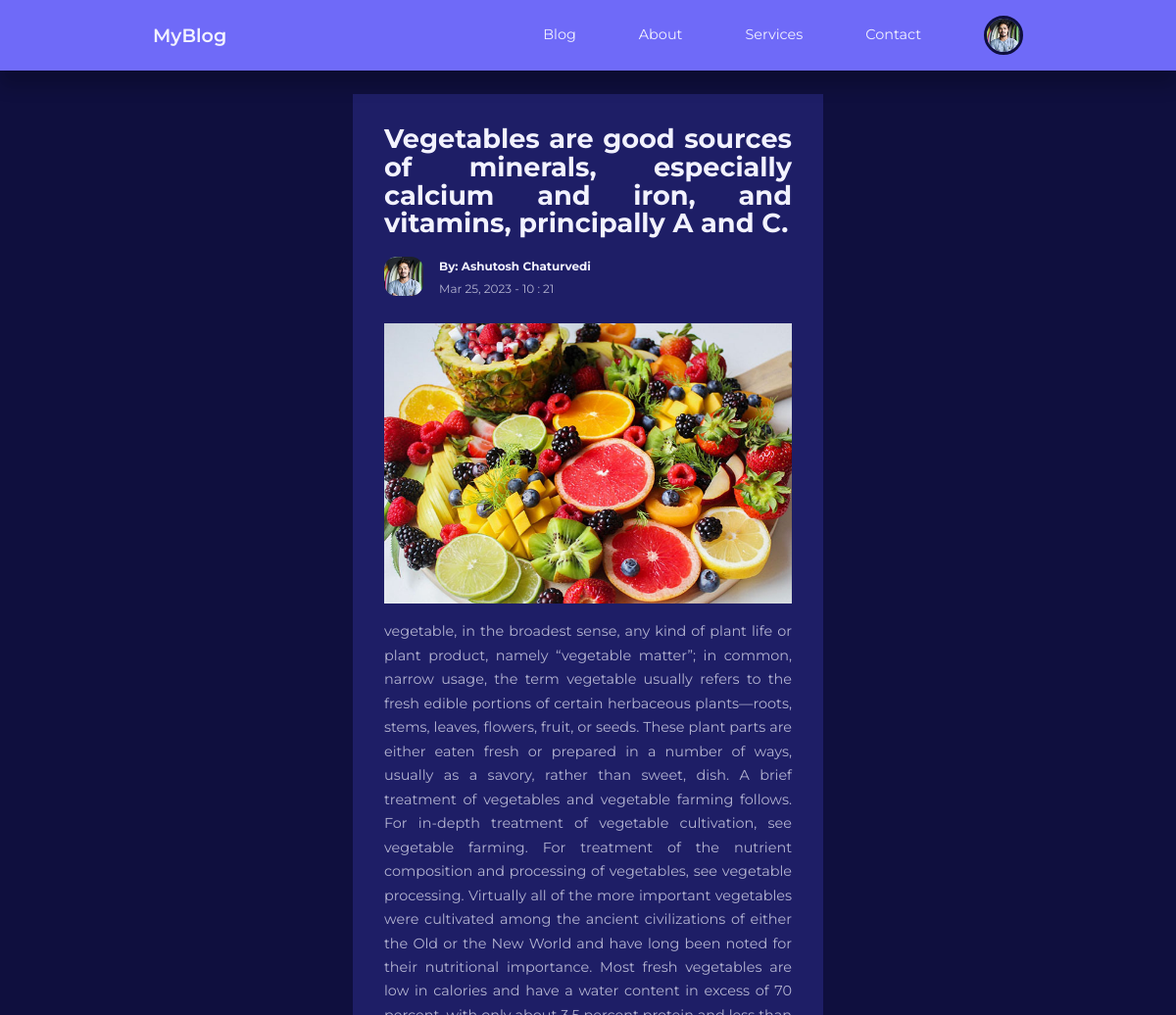
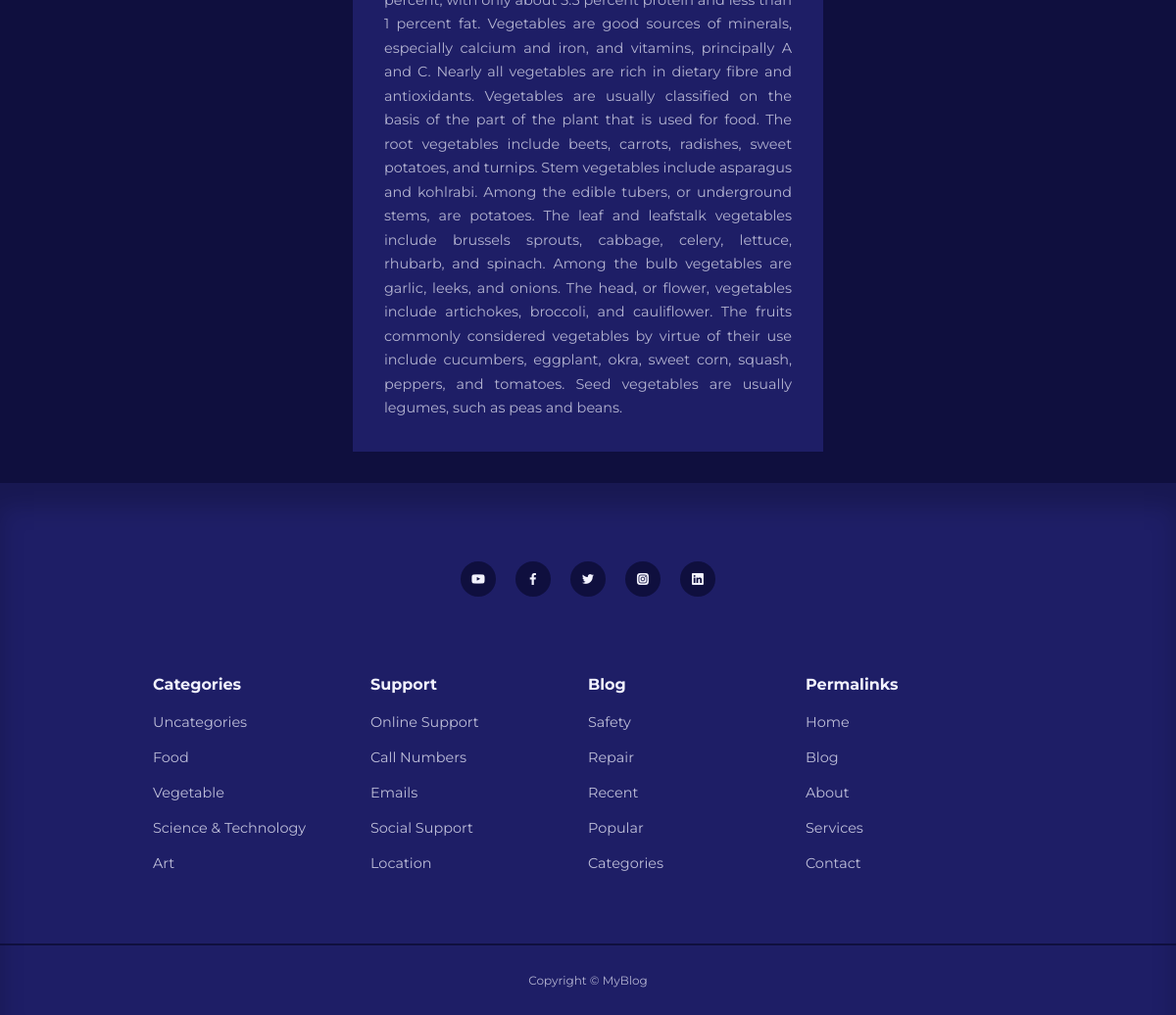
Screenshot of /post.php?id=2 (signed in) with the database file from the repository (2 pictures, top to bottom).
### tables this page shows
CREATE TABLE IF NOT EXISTS `users` (
  `id` int UNSIGNED NOT NULL AUTO_INCREMENT,
  `firstname` varchar(50) NOT NULL,
  `lastname` varchar(50) NOT NULL,
  `username` varchar(50) NOT NULL,
  `email` varchar(100) NOT NULL,
  `password` varchar(255) NOT NULL,
  `avatar` varchar(255) NOT NULL,
  `is_admin` tinyint(1) NOT NULL,
  PRIMARY KEY (`id`)
);

CREATE TABLE IF NOT EXISTS `posts` (
  `id` int UNSIGNED NOT NULL AUTO_INCREMENT,
  `title` varchar(255) NOT NULL,
  `body` text NOT NULL,
  `thumbnail` varchar(255) NOT NULL,
  `date_time` timestamp NOT NULL DEFAULT CURRENT_TIMESTAMP,
  `category_id` int UNSIGNED DEFAULT NULL,
  `author_id` int UNSIGNED NOT NULL,
  `is_featured` tinyint(1) NOT NULL,
  PRIMARY KEY (`id`),
  KEY `fk_blog_category` (`category_id`),
  KEY `fk_blog_author` (`author_id`)
);

CREATE TABLE IF NOT EXISTS `categories` (
  `id` int UNSIGNED NOT NULL AUTO_INCREMENT,
  `title` varchar(50) NOT NULL,
  `description` text NOT NULL,
  PRIMARY KEY (`id`)
);

### post.php (the view)
<?php
include 'partials/header.php';
if (isset($_GET['id'])) {
    $id = filter_var($_GET['id'], FILTER_SANITIZE_NUMBER_INT);
    $query = "SELECT * FROM posts WHERE id =$id;";
    $result = mysqli_query($conn, $query);
    $posts = mysqli_fetch_assoc($result);
} else {
    header('location' . ROOT_URL . 'blog.php');
    die();
}
?>
<section class="singlepost">
    <div class="container singlepost_container">
        <h2><?= $posts['title'] ?></h2>
        <div class="post_author">
            <?php
            $author_id = $posts['author_id'];
            $author_query = "SELECT * FROM users WHERE id= $author_id;";
            $author_result = mysqli_query($conn, $author_query);
            $author = mysqli_fetch_assoc($author_result);
            ?>
            <div class="post_author-avatar">
                <img src="./images/<?= $author['avatar'] ?>" />
            </div>
            <div class="post_author-info">
                <h5>By: <?= "{$author['firstname']} {$author['lastname']}" ?></h5>
                <small>
                    <?= date("M d, Y - H : i", strtotime($posts['date_time'])) ?>
                </small>
            </div>
        </div>
        <div class="singlepost_thumbnail">
            <img src="./images/thumbnail/<?= $posts['thumbnail'] ?>">
        </div>
        <p>
            <?= $posts['body'] ?>
        </p>
    </div>
</section>
<?php
include 'partials/footer.php';
?>

### partials/header.php (shortened to what this page needs)
<?php
require 'config/database.php';
if (isset($_SESSION['user_id'])) {
    $id = filter_var($_SESSION['user_id'], FILTER_SANITIZE_NUMBER_INT);
    $query = "SELECT avatar FROM users WHERE id=$id";
    $result = mysqli_query($conn, $query);
    $avatar = mysqli_fetch_assoc($result);
}
?>
<!DOCTYPE html>
<html lang="en">
<head>
    <link rel="stylesheet" href="<?= ROOT_URL ?>css/style.css" />
    <link rel="stylesheet" href="https://unicons.iconscout.com/release/v4.0.0/css/line.css" />
</head>
<body>
    <nav>
        <div class="container nav_container">
            <a href="<?= ROOT_URL ?>" class="nav_logo">MyBlog</a>
            <ul class="nav_items">
                <li><a href="<?php echo ROOT_URL ?>blog.php">Blog</a></li>
                <li><a href="<?= ROOT_URL ?>about.php">About</a></li>
                <li><a href="<?= ROOT_URL ?>services.php">Services</a></li>
                <li><a href="<?= ROOT_URL ?>contact.php">Contact</a></li>
                <?php if (isset($_SESSION['user_id'])) : ?>
                    <li class="nav_profile">
                        <div class="avatar">
                            <img src="<?= ROOT_URL . 'images/' . $avatar['avatar'] ?>" />
                        </div>
                    </li>
                <?php else : ?>
                    <li><a href="<?= ROOT_URL ?>signin.php">Signin</a></li>
                <?php endif; ?>
            </ul>
        </div>
    </nav>

### partials/footer.php (shortened to what this page needs)
<footer>
    <div class="footer_socials">
        <a href="https://www.youtube.com/" target="_blank"><i class="uil uil-youtube"></i></a>
        <a href="https://www.facebook.com/" target="_blank"><i class="uil uil-facebook-f"></i></a>
        <a href="https://twitter.com/?lang=en-in" target="_blank"><i class="uil uil-twitter"></i></a>
        <a href="https://www.instagram.com/" target="_blank"><i class="uil uil-instagram-alt"></i></a>
        <a href="https://in.linkedin.com/" target="_blank"><i class="uil uil-linkedin"></i></a>
    </div>
    <div class="container footer_container">
        <article>
            <h4>Categories</h4>
            <ul>
                <?php
                $all_categories = "SELECT * FROM categories;";
                $all_categories_result = mysqli_query($conn, $all_categories);
                ?>
                <?php while ($all_category = mysqli_fetch_assoc($all_categories_result)) : ?>
                    <li><a href="<?= ROOT_URL ?>category-posts.php?id=<?= $all_category['id'] ?>"><?= $all_category['title'] ?></a></li>
                <?php endwhile; ?>
            </ul>
        </article>
        <article>
            <h4>Support</h4>
            <ul>
                <li><a href="#">Online Support</a></li>
                <li><a href="#">Call Numbers</a></li>
                <li><a href="#">Emails</a></li>
                <li><a href="#">Social Support</a></li>
                <li><a href="#">Location</a></li>
            </ul>
        </article>
        <article>
            <h4>Blog</h4>
            <ul>
                <li><a href="#">Safety</a></li>
                <li><a href="#">Repair</a></li>
                <li><a href="#">Recent</a></li>
                <li><a href="#">Popular</a></li>
                <li><a href="#">Categories</a></li>
            </ul>
        </article>
        <article>
            <h4>Permalinks</h4>
            <ul>
                <li><a href="<?= ROOT_URL ?>">Home</a></li>
                <li><a href="<?= ROOT_URL ?>blog.php">Blog</a></li>
                <li><a href="<?= ROOT_URL ?>about.php">About</a></li>
                <li><a href="<?= ROOT_URL ?>services.php">Services</a></li>
                <li><a href="<?= ROOT_URL ?>contact.php">Contact</a></li>
            </ul>
        </article>
    </div>
    <div class="footer_copyright">
        <small>Copyright &copy; MyBlog</small>
    </div>
</footer>
</body>
</html>

### css/style.css (style rules this page uses)
:root { --color-primary: #6f6af8; --color-primary-light: hsl(242, 91%, 69%, 18%); --color-primary-variant: #5854c7; --color-red: #da0f3f; --color-red-light: hsl(346, 87%, 46%, 15%); --color-green: #00c476; --color-green-light: hsl(156, 100%, 38%, 15%); --color-gray-900: #1e1e66; --color-gray-700: #2d2b7c; --color-gray-300: rgba(242, 242, 254, 0.3); --color-gray-200: rgba(242, 242, 254, 0.7); --color-white: #f2f2fe; --color-bg: #0f0f3e; --transition: all 300ms ease; --container-width-lg: 74%; --container-width-md: 88%; --form-width: 40%; --card-border-radius-1: 0.3rem; --card-border-radius-2: 0.5rem; --card-border-radius-3: 0.8rem; --card-border-radius-4: 2rem; --card-border-radius-5: 5rem; }
* { margin: 0; padding: 0; outline: 0; border: 0; appearance: 0; list-style: none; text-decoration: none; box-sizing: border-box; }
body { font-family: 'Montserrat', sans-serif; line-height: 1.6; color: var(--color-gray-200); overflow-x: hidden; background: var(--color-bg); font-size: 0.9rem; }
.container { width: var(--container-width-lg); max-width: 1800px; margin-inline: auto; }
section { margin-top: 3rem ; width: 100vw; }
h1, h2, h3, h4, h5 { color: var(--color-white); line-height: 1.3rem; }
h2 { font-size: 1.7rem; margin: 1rem 0; }
h4 { font-size: 1rem; }
a { color: var(--color-white); transition: var(--transition); }
img { display: block; width: 100%; object-fit: cover; }
p { text-align: justify; }
nav { background: var(--color-primary); width: 100vw; height: 4.5rem; position: fixed; top: 0; z-index: 10; box-shadow: 0 1rem 1rem rgba(0, 0 , 0 , .2); }
.nav_container { height: 100%; display: flex; align-items: center; justify-content: space-between; }
.avatar { width: 2.5rem; height: 2.5rem; border-radius: 50%; overflow: hidden; border: .2rem solid var(--color-bg); }
.nav_logo { font-weight: 600; font-size: 1.2rem; }
.nav_items { display: flex; align-items: center; gap: 4rem; }
.nav_profile { position: relative; cursor: pointer; }
.post_author { display: flex; gap: 1rem; margin-top: 1.2rem; }
.post_author-avatar { width: 2.5rem; height: 2.5rem; border-radius: var(--card-border-radius-3); overflow: hidden; }
footer { background: var(--color-gray-900); padding: 5rem 0 0; box-shadow: inset 0 1.5rem 1.5rem rgba(0, 0 , 0 , .2); }
.footer_socials { margin-inline: auto ; width: fit-content; margin-bottom: 5rem; display: flex; justify-content: space-between; align-items: center; gap: 1.2rem; }
.footer_socials a { background: var(--color-bg); border-radius: 50%; width: 2.3rem; height: 2.3rem; display: flex; align-items: center; justify-content: center; }
.footer_container { display: grid; grid-template-columns: repeat(4, 1fr); }
footer h4 { color: var(--color-white); margin-bottom: .6rem; }
footer ul li { padding: .4rem 0; }
footer ul a { opacity: .75; }
.footer_copyright { text-align: center; padding: 1.5rem 0; border-top: 2px solid var(--color-bg); margin-top: 4rem; }
.singlepost { margin: 6rem 0 2rem; }
.singlepost_container { width: var(--form-width); background: var(--color-gray-900); padding: 1rem 2rem 2rem; }
.singlepost_container h2 { text-align: justify; line-height: 1.8rem; }
.singlepost_thumbnail { margin: 1.5rem 0 1rem; }
.singlepost_container p { margin-top: 1rem ; line-height: 1.7; }

### rows the page displays
users: avatar (picture), firstname "Ashutosh", lastname "Chaturvedi"
posts: title "Vegetables are good sources of minerals, especially calcium and iron, and vitamins, principally A and C.", date_time "Mar 25, 2023 - 10 : 21", thumbnail (picture), body "vegetable, in the broadest sense, any kind of plant life or plant product, namely “vegetable matter”; in common, narrow usage, the term vegetable usually refers to the fresh edible portions of certain herbaceous plants—roots, stems, leaves, flowers, fruit, or seeds. These plant parts are either eaten fresh or prepared in a number of ways, usually as a savory, rather than sweet, dish. A brief treatment of vegetables and vegetable farming follows. For in-depth treatment of vegetable cultivation, see vegetable farming. For treatment of the nutrient composition and processing of vegetables, see vegetable processing. Virtually all of the more important vegetables were cultivated among the…"
categories: title "Uncategories"
categories: title "Food"
categories: title "Vegetable"
categories: title "Science & Technology"
categories: title "Art"
